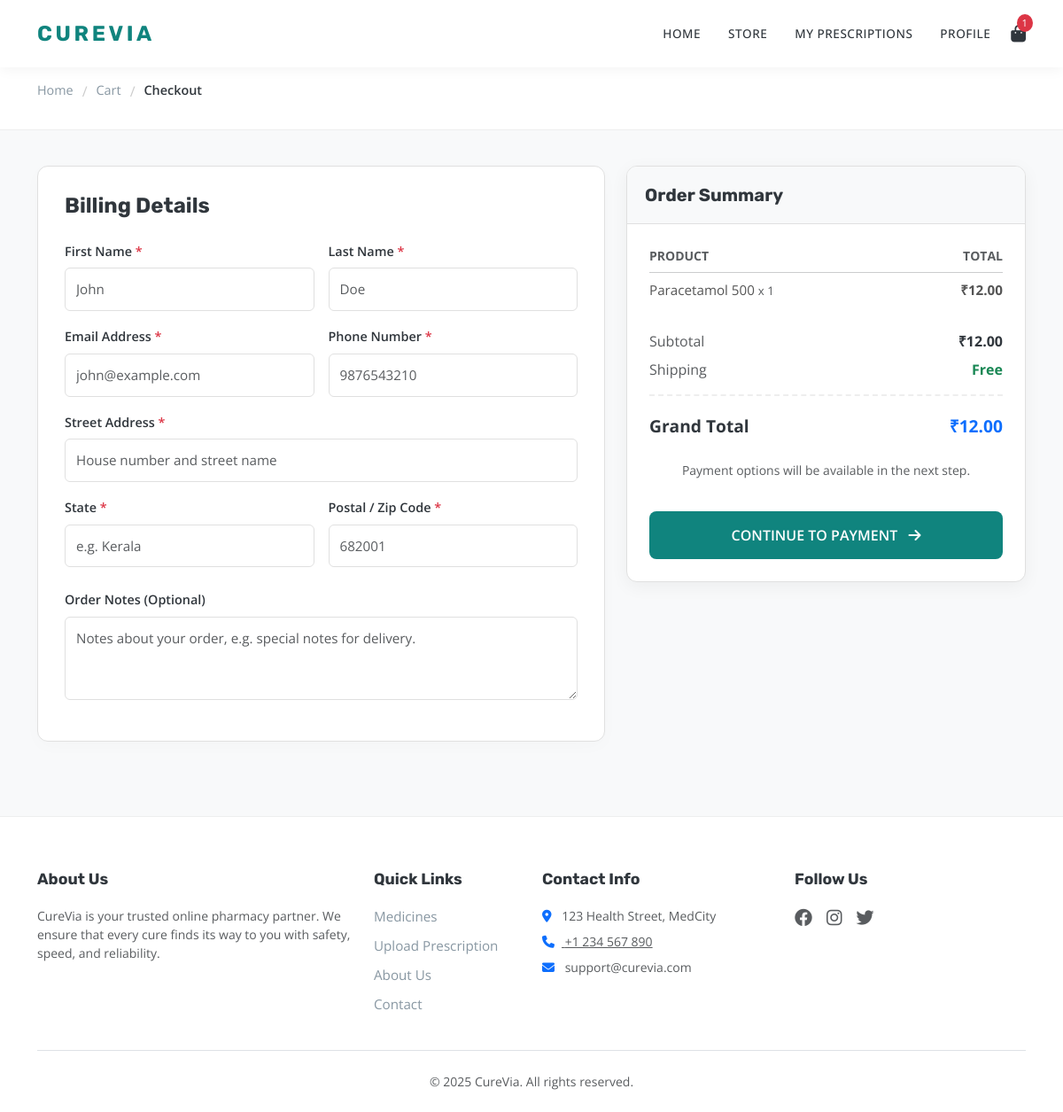
Before: /checkout/ (signed in) with the older database file.
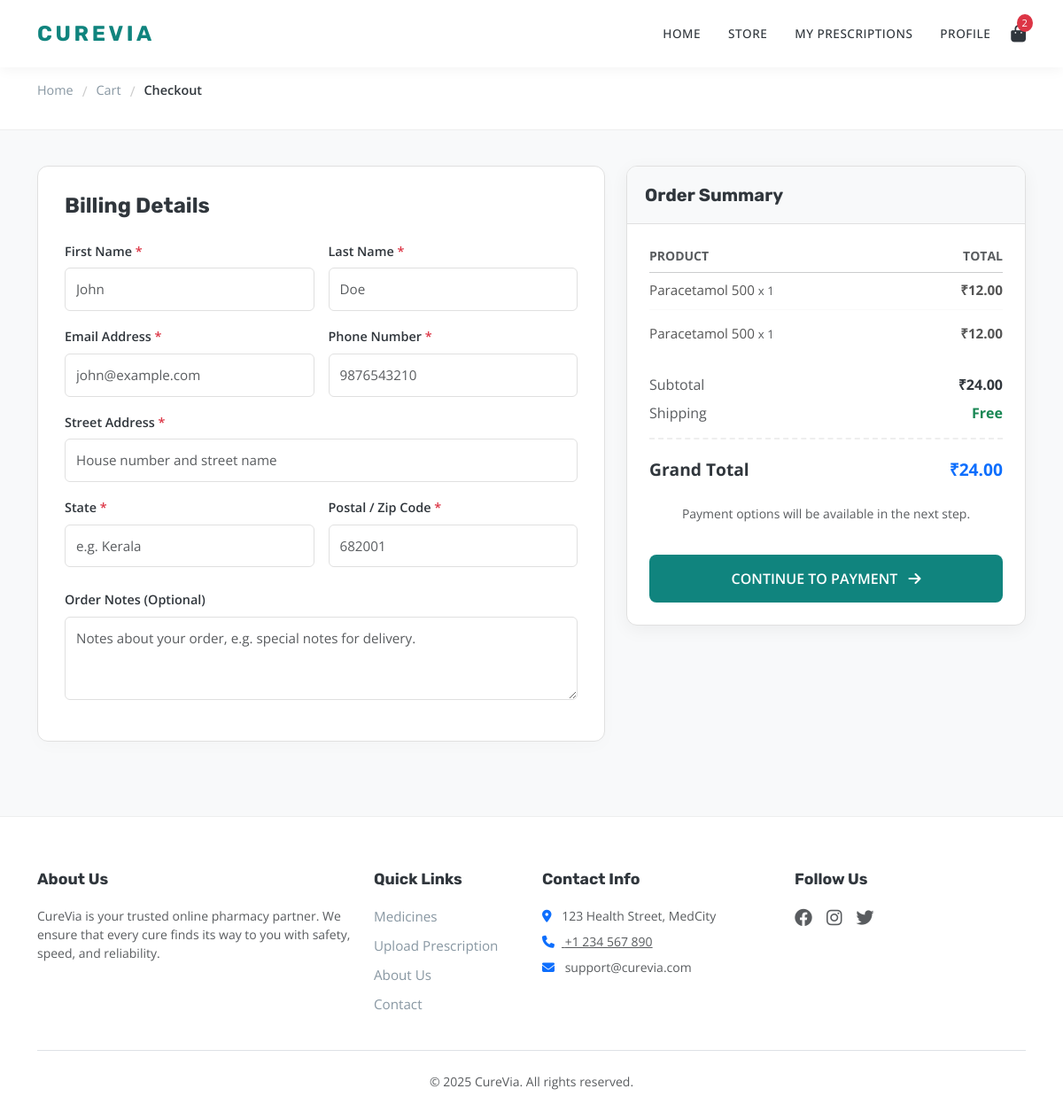
After: the same page with the newer database file.
### myapp/models.py (models this page shows, shortened)
class Cart(models.Model):
    medicine = models.ForeignKey(
        Medicine,
        on_delete=models.CASCADE,
    )
    quantity = models.PositiveIntegerField()
    user = models.ForeignKey(
        Register,
        on_delete=models.CASCADE,
    )
    @property
    def total_price(self):
        return self.quantity * self.medicine.price

class Medicine(models.Model):
    name = models.CharField(max_length=100)
    category = models.ForeignKey(Category, on_delete=models.CASCADE, related_name='medicines')
    purpose = models.CharField(max_length=100, blank=True, null=True)
    description = models.TextField(blank=True, null=True)
    price = models.DecimalField(max_digits=10, decimal_places=2)
    quantity = models.PositiveIntegerField()
    rx_required = models.BooleanField(default=False)
    expiry_date = models.DateField()
    image = models.ImageField(upload_to='medicines/', blank=True, null=True)
    added_by_pharmacy = models.ForeignKey(Pharmacy, on_delete=models.CASCADE, related_name='added_medicines', null=True,
                                          blank=True)
    added_on = models.DateTimeField(auto_now_add=True)
    updated_on = models.DateTimeField(auto_now=True)
    is_popular = models.BooleanField(default=False)

### myapp/views.py (the view, shortened to what this page needs)
# urls.py: path('checkout/',views.checkout),
def checkout(request):
    uid=request.session['uid']
    reg=Register.objects.get(id=uid)
    cart=Cart.objects.filter(user=reg)
    total_price=0
    for i in cart:
        total=i.total_price
        total_price+=total
    return render(request, "user/checkout.html",{'cart':cart,'total_price':total_price})

### myapp/templates/user/checkout.html (shortened to what the changed rows need)
{% load static %}
<!DOCTYPE html>
<html lang="en">
<head>
    <link href="https://cdn.jsdelivr.net/npm/bootstrap@5.3.0/dist/css/bootstrap.min.css" rel="stylesheet">
    <link rel="stylesheet" href="https://cdnjs.cloudflare.com/ajax/libs/font-awesome/6.4.0/css/all.min.css">
</head>
<body>
    <nav class="navbar navbar-expand-lg sticky-top">
        <div class="container">
            <div class="collapse navbar-collapse" id="navContent">
                <ul class="navbar-nav ms-auto align-items-center">
                    <li class="nav-item">
                        <a href="/cart/" class="cart-icon">
                            <i class="fas fa-shopping-bag"></i>
                            <span class="cart-badge">{{ cart.count|default:"0" }}</span>
                        </a>
                    </li>
                </ul>
            </div>
        </div>
    </nav>
    <div class="container mb-5">
        <form method="post" action="/checkout/">
            <div class="row">
                <div class="col-lg-5">
                    <div class="order-summary-card">
                        <div class="summary-body">
                            <div class="mb-4">
                                {% for item in cart %}
                                <div class="item-row">
                                    <span>
                                        {{ item.medicine.name }}
                                        <span class="text-muted small">x {{ item.quantity }}</span>
                                    </span>
                                    <span class="fw-bold">₹{{ item.total_price }}</span>
                                </div>
                                {% endfor %}
                            </div>
                            <div class="d-flex justify-content-between mb-2">
                                <span class="text-muted">Subtotal</span>
                                <span class="fw-bold">₹{{ total_price }}</span>
                            </div>
                            <div class="total-row">
                                <span>Grand Total</span>
                                <span class="text-primary">₹{{ total_price }}</span>
                            </div>
                        </div>
                    </div>
                </div>
            </div>
        </form>
    </div>
</body>
</html>

Changed rows visible on the page:
added Cart: medicine.name "Paracetamol 500", quantity "1", total_price "12.00"
Other visible differences:
{{ cart.count|default:"0" }}: "1" → "2"
{{ total_price }}: "12.00" → "24.00"
